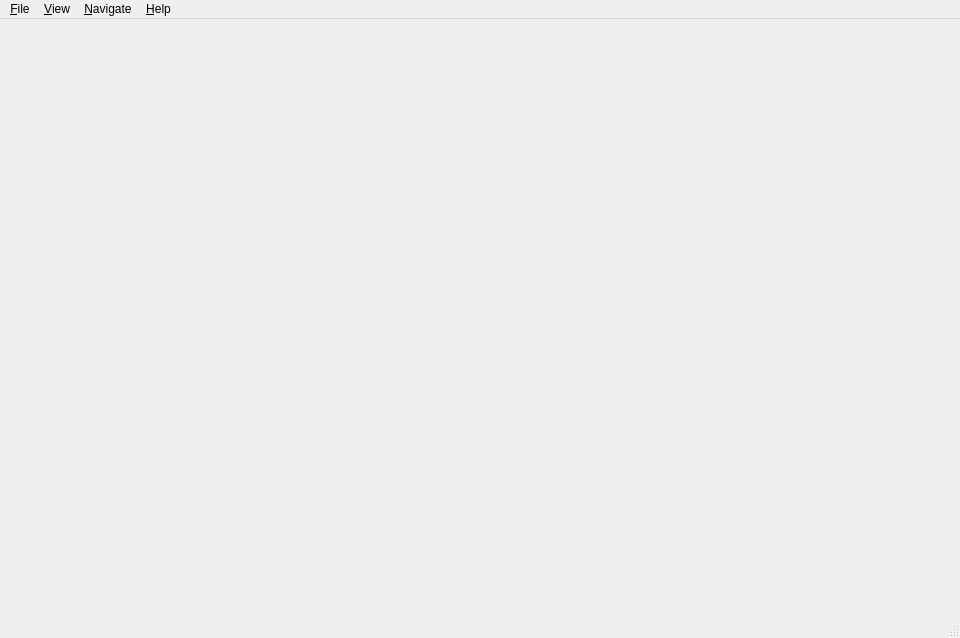
<?xml version="1.0" encoding="UTF-8"?>
<ui version="4.0">
 <class>MainWindow</class>
 <widget class="QMainWindow" name="MainWindow">
  <property name="geometry">
   <rect>
    <x>0</x>
    <y>0</y>
    <width>960</width>
    <height>638</height>
   </rect>
  </property>
  <property name="windowTitle">
   <string>Terrafirma</string>
  </property>
  <widget class="GLMap" name="map">
   <property name="enabled">
    <bool>false</bool>
   </property>
   <property name="sizePolicy">
    <sizepolicy hsizetype="Expanding" vsizetype="Expanding">
     <horstretch>1</horstretch>
     <verstretch>1</verstretch>
    </sizepolicy>
   </property>
   <property name="mouseTracking">
    <bool>true</bool>
   </property>
   <property name="focusPolicy">
    <enum>Qt::StrongFocus</enum>
   </property>
  </widget>
  <widget class="QMenuBar" name="menuBar">
   <property name="geometry">
    <rect>
     <x>0</x>
     <y>0</y>
     <width>960</width>
     <height>24</height>
    </rect>
   </property>
   <widget class="QMenu" name="menuTerrafirma">
    <property name="title">
     <string>&amp;File</string>
    </property>
    <widget class="QMenu" name="menuOpen_World">
     <property name="title">
      <string>Open &amp;World</string>
     </property>
    </widget>
    <addaction name="menuOpen_World"/>
    <addaction name="action_Open"/>
    <addaction name="separator"/>
    <addaction name="action_Quit"/>
   </widget>
   <widget class="QMenu" name="menu_View">
    <property name="title">
     <string>&amp;View</string>
    </property>
    <widget class="QMenu" name="menuSelect_Player">
     <property name="title">
      <string>Select &amp;Player</string>
     </property>
    </widget>
    <addaction name="actionUse_Textures"/>
    <addaction name="actionShow_Houses"/>
    <addaction name="actionShow_Wires"/>
    <addaction name="separator"/>
    <addaction name="menuSelect_Player"/>
    <addaction name="actionFog_of_War"/>
    <addaction name="separator"/>
    <addaction name="actionHilight_Block"/>
    <addaction name="actionStop_Hilighting"/>
    <addaction name="separator"/>
    <addaction name="actionWorld_Information"/>
    <addaction name="actionWorld_Kill_Counts"/>
    <addaction name="actionBeastiary"/>
   </widget>
   <widget class="QMenu" name="menu_Navigate">
    <property name="title">
     <string>&amp;Navigate</string>
    </property>
    <widget class="QMenu" name="menuNPCs">
     <property name="title">
      <string>NPCs</string>
     </property>
    </widget>
    <addaction name="actionJump_to_Spawn"/>
    <addaction name="actionJump_to_Dungeon"/>
    <addaction name="menuNPCs"/>
    <addaction name="separator"/>
    <addaction name="actionFind_Chest"/>
   </widget>
   <widget class="QMenu" name="menu_Help">
    <property name="title">
     <string>&amp;Help</string>
    </property>
    <addaction name="actionAbout_Terrafirma"/>
    <addaction name="separator"/>
    <addaction name="actionSettings"/>
   </widget>
   <addaction name="menuTerrafirma"/>
   <addaction name="menu_View"/>
   <addaction name="menu_Navigate"/>
   <addaction name="menu_Help"/>
  </widget>
  <widget class="QStatusBar" name="statusBar"/>
  <action name="action_Open">
   <property name="text">
    <string>&amp;Open...</string>
   </property>
   <property name="shortcut">
    <string>Ctrl+O</string>
   </property>
   <property name="shortcutContext">
    <enum>Qt::ApplicationShortcut</enum>
   </property>
   <property name="menuRole">
    <enum>QAction::TextHeuristicRole</enum>
   </property>
  </action>
  <action name="actionRefresh">
   <property name="text">
    <string>Refresh</string>
   </property>
   <property name="shortcut">
    <string>F5</string>
   </property>
   <property name="shortcutContext">
    <enum>Qt::ApplicationShortcut</enum>
   </property>
  </action>
  <action name="action_Save_PNG">
   <property name="text">
    <string>&amp;Save PNG...</string>
   </property>
   <property name="shortcut">
    <string>Ctrl+S</string>
   </property>
   <property name="shortcutContext">
    <enum>Qt::ApplicationShortcut</enum>
   </property>
  </action>
  <action name="action_Quit">
   <property name="text">
    <string>&amp;Quit</string>
   </property>
   <property name="shortcut">
    <string>Ctrl+Q</string>
   </property>
   <property name="shortcutContext">
    <enum>Qt::ApplicationShortcut</enum>
   </property>
   <property name="menuRole">
    <enum>QAction::QuitRole</enum>
   </property>
  </action>
  <action name="actionUse_Textures">
   <property name="checkable">
    <bool>true</bool>
   </property>
   <property name="text">
    <string>Use Textures</string>
   </property>
   <property name="shortcut">
    <string>F1</string>
   </property>
   <property name="shortcutContext">
    <enum>Qt::ApplicationShortcut</enum>
   </property>
  </action>
  <action name="actionShow_Houses">
   <property name="checkable">
    <bool>true</bool>
   </property>
   <property name="text">
    <string>Show NPC Houses</string>
   </property>
  </action>
  <action name="actionShow_Wires">
   <property name="checkable">
    <bool>true</bool>
   </property>
   <property name="text">
    <string>Show Wires</string>
   </property>
  </action>
  <action name="actionFog_of_War">
   <property name="checkable">
    <bool>true</bool>
   </property>
   <property name="text">
    <string>Fog of War</string>
   </property>
   <property name="shortcut">
    <string>Ctrl+F</string>
   </property>
   <property name="shortcutContext">
    <enum>Qt::ApplicationShortcut</enum>
   </property>
  </action>
  <action name="actionNo_Lighting">
   <property name="checkable">
    <bool>true</bool>
   </property>
   <property name="checked">
    <bool>true</bool>
   </property>
   <property name="text">
    <string>No Lighting</string>
   </property>
  </action>
  <action name="actionLighting">
   <property name="checkable">
    <bool>true</bool>
   </property>
   <property name="text">
    <string>Lighting</string>
   </property>
  </action>
  <action name="actionColored_Lighting">
   <property name="checkable">
    <bool>true</bool>
   </property>
   <property name="text">
    <string>Colored Lighting</string>
   </property>
  </action>
  <action name="actionHilight_Block">
   <property name="text">
    <string>Highlight Block...</string>
   </property>
   <property name="shortcut">
    <string>F2</string>
   </property>
   <property name="shortcutContext">
    <enum>Qt::ApplicationShortcut</enum>
   </property>
  </action>
  <action name="actionStop_Hilighting">
   <property name="text">
    <string>Stop Highlighting</string>
   </property>
   <property name="shortcut">
    <string>F3</string>
   </property>
   <property name="shortcutContext">
    <enum>Qt::ApplicationShortcut</enum>
   </property>
  </action>
  <action name="actionWorld_Information">
   <property name="text">
    <string>World Information...</string>
   </property>
  </action>
  <action name="actionWorld_Kill_Counts">
   <property name="text">
    <string>World Kill Counts...</string>
   </property>
  </action>
  <action name="actionJump_to_Spawn">
   <property name="text">
    <string>Jump to Spawn</string>
   </property>
   <property name="shortcut">
    <string>F6</string>
   </property>
   <property name="shortcutContext">
    <enum>Qt::ApplicationShortcut</enum>
   </property>
  </action>
  <action name="actionJump_to_Dungeon">
   <property name="text">
    <string>Jump to Dungeon</string>
   </property>
  </action>
  <action name="actionFind_Chest">
   <property name="text">
    <string>Find Chest...</string>
   </property>
  </action>
  <action name="actionAbout_Terrafirma">
   <property name="text">
    <string>About Terrafirma...</string>
   </property>
   <property name="menuRole">
    <enum>QAction::AboutRole</enum>
   </property>
  </action>
  <action name="actionSettings">
   <property name="text">
    <string>Settings...</string>
   </property>
  </action>
  <action name="actionBeastiary">
   <property name="text">
    <string>Bestiary...</string>
   </property>
  </action>
 </widget>
 <layoutdefault spacing="6" margin="11"/>
 <customwidgets>
  <customwidget>
   <class>GLMap</class>
   <extends>QWidget</extends>
   <header location="global">glmap.h</header>
   <container>1</container>
   <slots>
    <signal>status(QString)</signal>
    <signal>loaded(bool)</signal>
   </slots>
  </customwidget>
 </customwidgets>
 <resources/>
 <connections>
  <connection>
   <sender>actionAbout_Terrafirma</sender>
   <signal>triggered()</signal>
   <receiver>MainWindow</receiver>
   <slot>showAbout()</slot>
   <hints>
    <hint type="sourcelabel">
     <x>-1</x>
     <y>-1</y>
    </hint>
    <hint type="destinationlabel">
     <x>199</x>
     <y>149</y>
    </hint>
   </hints>
  </connection>
  <connection>
   <sender>action_Open</sender>
   <signal>triggered()</signal>
   <receiver>MainWindow</receiver>
   <slot>openWorld()</slot>
   <hints>
    <hint type="sourcelabel">
     <x>-1</x>
     <y>-1</y>
    </hint>
    <hint type="destinationlabel">
     <x>199</x>
     <y>149</y>
    </hint>
   </hints>
  </connection>
  <connection>
   <sender>action_Quit</sender>
   <signal>triggered()</signal>
   <receiver>MainWindow</receiver>
   <slot>close()</slot>
   <hints>
    <hint type="sourcelabel">
     <x>-1</x>
     <y>-1</y>
    </hint>
    <hint type="destinationlabel">
     <x>199</x>
     <y>149</y>
    </hint>
   </hints>
  </connection>
  <connection>
   <sender>actionFog_of_War</sender>
   <signal>toggled(bool)</signal>
   <receiver>map</receiver>
   <slot>fogOfWar(bool)</slot>
   <hints>
    <hint type="sourcelabel">
     <x>-1</x>
     <y>-1</y>
    </hint>
    <hint type="destinationlabel">
     <x>199</x>
     <y>150</y>
    </hint>
   </hints>
  </connection>
  <connection>
   <sender>actionUse_Textures</sender>
   <signal>toggled(bool)</signal>
   <receiver>map</receiver>
   <slot>useTextures(bool)</slot>
   <hints>
    <hint type="sourcelabel">
     <x>-1</x>
     <y>-1</y>
    </hint>
    <hint type="destinationlabel">
     <x>199</x>
     <y>150</y>
    </hint>
   </hints>
  </connection>
  <connection>
   <sender>actionFind_Chest</sender>
   <signal>triggered()</signal>
   <receiver>MainWindow</receiver>
   <slot>findItem()</slot>
   <hints>
    <hint type="sourcelabel">
     <x>-1</x>
     <y>-1</y>
    </hint>
    <hint type="destinationlabel">
     <x>199</x>
     <y>149</y>
    </hint>
   </hints>
  </connection>
  <connection>
   <sender>actionHilight_Block</sender>
   <signal>triggered()</signal>
   <receiver>MainWindow</receiver>
   <slot>hiliteBlock()</slot>
   <hints>
    <hint type="sourcelabel">
     <x>-1</x>
     <y>-1</y>
    </hint>
    <hint type="destinationlabel">
     <x>199</x>
     <y>149</y>
    </hint>
   </hints>
  </connection>
  <connection>
   <sender>actionJump_to_Dungeon</sender>
   <signal>triggered()</signal>
   <receiver>map</receiver>
   <slot>jumpToDungeon()</slot>
   <hints>
    <hint type="sourcelabel">
     <x>-1</x>
     <y>-1</y>
    </hint>
    <hint type="destinationlabel">
     <x>199</x>
     <y>150</y>
    </hint>
   </hints>
  </connection>
  <connection>
   <sender>actionJump_to_Spawn</sender>
   <signal>triggered()</signal>
   <receiver>map</receiver>
   <slot>jumpToSpawn()</slot>
   <hints>
    <hint type="sourcelabel">
     <x>-1</x>
     <y>-1</y>
    </hint>
    <hint type="destinationlabel">
     <x>199</x>
     <y>150</y>
    </hint>
   </hints>
  </connection>
  <connection>
   <sender>actionShow_Houses</sender>
   <signal>toggled(bool)</signal>
   <receiver>map</receiver>
   <slot>showHouses(bool)</slot>
   <hints>
    <hint type="sourcelabel">
     <x>-1</x>
     <y>-1</y>
    </hint>
    <hint type="destinationlabel">
     <x>199</x>
     <y>150</y>
    </hint>
   </hints>
  </connection>
  <connection>
   <sender>actionShow_Wires</sender>
   <signal>toggled(bool)</signal>
   <receiver>map</receiver>
   <slot>showWires(bool)</slot>
   <hints>
    <hint type="sourcelabel">
     <x>-1</x>
     <y>-1</y>
    </hint>
    <hint type="destinationlabel">
     <x>199</x>
     <y>150</y>
    </hint>
   </hints>
  </connection>
  <connection>
   <sender>actionStop_Hilighting</sender>
   <signal>triggered()</signal>
   <receiver>map</receiver>
   <slot>stopHilighting()</slot>
   <hints>
    <hint type="sourcelabel">
     <x>-1</x>
     <y>-1</y>
    </hint>
    <hint type="destinationlabel">
     <x>199</x>
     <y>150</y>
    </hint>
   </hints>
  </connection>
  <connection>
   <sender>actionWorld_Information</sender>
   <signal>triggered()</signal>
   <receiver>MainWindow</receiver>
   <slot>worldInfo()</slot>
   <hints>
    <hint type="sourcelabel">
     <x>-1</x>
     <y>-1</y>
    </hint>
    <hint type="destinationlabel">
     <x>199</x>
     <y>149</y>
    </hint>
   </hints>
  </connection>
  <connection>
   <sender>actionWorld_Kill_Counts</sender>
   <signal>triggered()</signal>
   <receiver>MainWindow</receiver>
   <slot>worldKills()</slot>
   <hints>
    <hint type="sourcelabel">
     <x>-1</x>
     <y>-1</y>
    </hint>
    <hint type="destinationlabel">
     <x>199</x>
     <y>149</y>
    </hint>
   </hints>
  </connection>
  <connection>
   <sender>map</sender>
   <signal>loaded(bool)</signal>
   <receiver>actionFind_Chest</receiver>
   <slot>setEnabled(bool)</slot>
   <hints>
    <hint type="sourcelabel">
     <x>199</x>
     <y>150</y>
    </hint>
    <hint type="destinationlabel">
     <x>-1</x>
     <y>-1</y>
    </hint>
   </hints>
  </connection>
  <connection>
   <sender>map</sender>
   <signal>loaded(bool)</signal>
   <receiver>actionHilight_Block</receiver>
   <slot>setEnabled(bool)</slot>
   <hints>
    <hint type="sourcelabel">
     <x>199</x>
     <y>150</y>
    </hint>
    <hint type="destinationlabel">
     <x>-1</x>
     <y>-1</y>
    </hint>
   </hints>
  </connection>
  <connection>
   <sender>map</sender>
   <signal>loaded(bool)</signal>
   <receiver>actionJump_to_Dungeon</receiver>
   <slot>setEnabled(bool)</slot>
   <hints>
    <hint type="sourcelabel">
     <x>199</x>
     <y>150</y>
    </hint>
    <hint type="destinationlabel">
     <x>-1</x>
     <y>-1</y>
    </hint>
   </hints>
  </connection>
  <connection>
   <sender>map</sender>
   <signal>loaded(bool)</signal>
   <receiver>actionJump_to_Spawn</receiver>
   <slot>setEnabled(bool)</slot>
   <hints>
    <hint type="sourcelabel">
     <x>199</x>
     <y>150</y>
    </hint>
    <hint type="destinationlabel">
     <x>-1</x>
     <y>-1</y>
    </hint>
   </hints>
  </connection>
  <connection>
   <sender>map</sender>
   <signal>loaded(bool)</signal>
   <receiver>actionRefresh</receiver>
   <slot>setEnabled(bool)</slot>
   <hints>
    <hint type="sourcelabel">
     <x>199</x>
     <y>150</y>
    </hint>
    <hint type="destinationlabel">
     <x>-1</x>
     <y>-1</y>
    </hint>
   </hints>
  </connection>
  <connection>
   <sender>map</sender>
   <signal>loaded(bool)</signal>
   <receiver>actionWorld_Information</receiver>
   <slot>setEnabled(bool)</slot>
   <hints>
    <hint type="sourcelabel">
     <x>199</x>
     <y>150</y>
    </hint>
    <hint type="destinationlabel">
     <x>-1</x>
     <y>-1</y>
    </hint>
   </hints>
  </connection>
  <connection>
   <sender>map</sender>
   <signal>loaded(bool)</signal>
   <receiver>actionWorld_Kill_Counts</receiver>
   <slot>setEnabled(bool)</slot>
   <hints>
    <hint type="sourcelabel">
     <x>199</x>
     <y>150</y>
    </hint>
    <hint type="destinationlabel">
     <x>-1</x>
     <y>-1</y>
    </hint>
   </hints>
  </connection>
  <connection>
   <sender>map</sender>
   <signal>loaded(bool)</signal>
   <receiver>action_Save_PNG</receiver>
   <slot>setEnabled(bool)</slot>
   <hints>
    <hint type="sourcelabel">
     <x>199</x>
     <y>150</y>
    </hint>
    <hint type="destinationlabel">
     <x>-1</x>
     <y>-1</y>
    </hint>
   </hints>
  </connection>
  <connection>
   <sender>map</sender>
   <signal>hilighting(bool)</signal>
   <receiver>actionStop_Hilighting</receiver>
   <slot>setEnabled(bool)</slot>
   <hints>
    <hint type="sourcelabel">
     <x>199</x>
     <y>150</y>
    </hint>
    <hint type="destinationlabel">
     <x>-1</x>
     <y>-1</y>
    </hint>
   </hints>
  </connection>
  <connection>
   <sender>map</sender>
   <signal>texturesUsed(bool)</signal>
   <receiver>actionShow_Houses</receiver>
   <slot>setEnabled(bool)</slot>
   <hints>
    <hint type="sourcelabel">
     <x>199</x>
     <y>150</y>
    </hint>
    <hint type="destinationlabel">
     <x>-1</x>
     <y>-1</y>
    </hint>
   </hints>
  </connection>
  <connection>
   <sender>map</sender>
   <signal>texturesUsed(bool)</signal>
   <receiver>actionShow_Wires</receiver>
   <slot>setEnabled(bool)</slot>
   <hints>
    <hint type="sourcelabel">
     <x>199</x>
     <y>150</y>
    </hint>
    <hint type="destinationlabel">
     <x>-1</x>
     <y>-1</y>
    </hint>
   </hints>
  </connection>
  <connection>
   <sender>map</sender>
   <signal>texturesAvailable(bool)</signal>
   <receiver>actionUse_Textures</receiver>
   <slot>setEnabled(bool)</slot>
   <hints>
    <hint type="sourcelabel">
     <x>199</x>
     <y>150</y>
    </hint>
    <hint type="destinationlabel">
     <x>-1</x>
     <y>-1</y>
    </hint>
   </hints>
  </connection>
  <connection>
   <sender>map</sender>
   <signal>loaded(bool)</signal>
   <receiver>map</receiver>
   <slot>setEnabled(bool)</slot>
   <hints>
    <hint type="sourcelabel">
     <x>199</x>
     <y>150</y>
    </hint>
    <hint type="destinationlabel">
     <x>199</x>
     <y>150</y>
    </hint>
   </hints>
  </connection>
  <connection>
   <sender>actionSettings</sender>
   <signal>triggered()</signal>
   <receiver>MainWindow</receiver>
   <slot>showSettings()</slot>
   <hints>
    <hint type="sourcelabel">
     <x>-1</x>
     <y>-1</y>
    </hint>
    <hint type="destinationlabel">
     <x>199</x>
     <y>149</y>
    </hint>
   </hints>
  </connection>
  <connection>
   <sender>map</sender>
   <signal>loaded(bool)</signal>
   <receiver>actionBeastiary</receiver>
   <slot>setEnabled(bool)</slot>
   <hints>
    <hint type="sourcelabel">
     <x>319</x>
     <y>239</y>
    </hint>
    <hint type="destinationlabel">
     <x>-1</x>
     <y>-1</y>
    </hint>
   </hints>
  </connection>
  <connection>
   <sender>actionBeastiary</sender>
   <signal>triggered()</signal>
   <receiver>MainWindow</receiver>
   <slot>showBeastiary()</slot>
   <hints>
    <hint type="sourcelabel">
     <x>-1</x>
     <y>-1</y>
    </hint>
    <hint type="destinationlabel">
     <x>319</x>
     <y>239</y>
    </hint>
   </hints>
  </connection>
 </connections>
 <slots>
  <slot>showAbout()</slot>
  <slot>openWorld()</slot>
  <slot>findItem()</slot>
  <slot>hiliteBlock()</slot>
  <slot>worldInfo()</slot>
  <slot>worldKills()</slot>
  <slot>save()</slot>
  <slot>showSettings()</slot>
  <slot>showBeastiary()</slot>
 </slots>
</ui>
